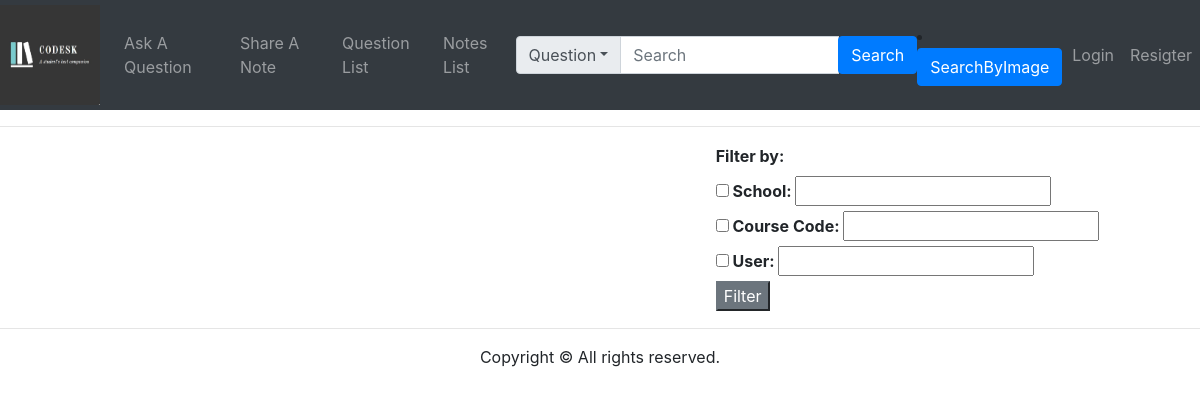
Page /notelist/ on the earlier database version.
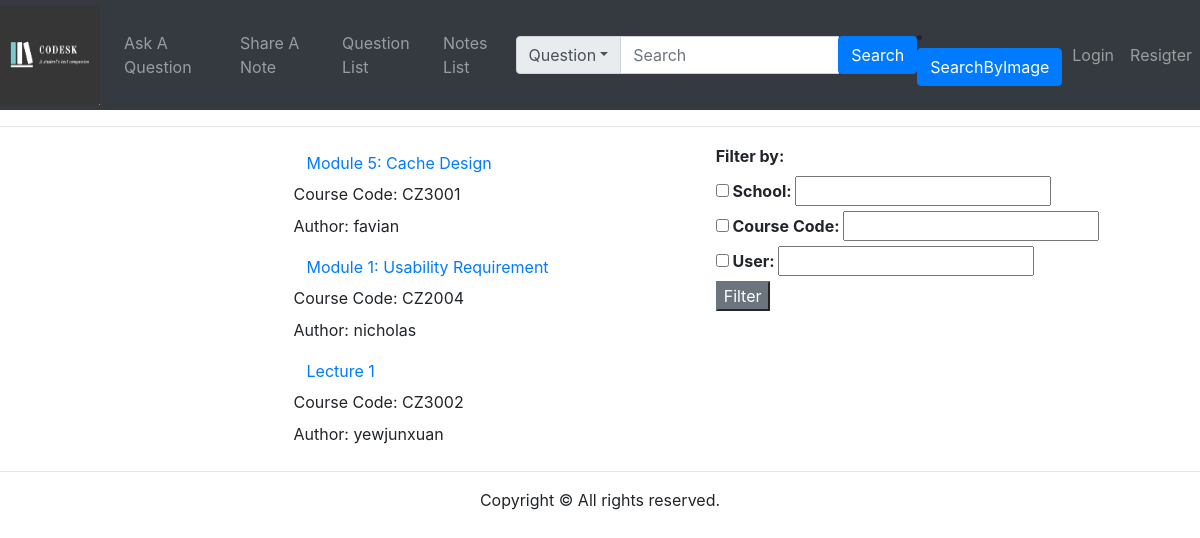
Same page on the later database version.
### accounts/models.py (models this page shows)
class Notes(models.Model):
    coursecode = models.CharField(max_length=8)
    title = models.TextField()
    content = models.TextField()
    date_posted = models.DateField(default=timezone.now)
    votes = models.IntegerField(default='0')
    author = models.ForeignKey(User, on_delete=models.CASCADE)
    def __str__(self):
        return self.content

### note/views.py (the view)
# urls.py: path('notelist/', views.notelist , name='notelist'),
def notelist(request):
    if request.method == "POST":
        if 'searchword' in request.POST:
            context = search.searchbar(request)
            return render(request, 'results.html', context)
    context = search.allnotes(request)
    return render(request, 'notes/notelist.html',  context)

### API/database.py (called while the page is built)
def allNotes():
    return n.objects.all()

### API/search.py (called while the page is built)
def allnotes(request):
    allnote = allNotes()
    context = {'notes': allnote}
    print(context)
    return context

### templates/notes/notelist.html (shortened to what this page needs)
{% extends 'base.html' %}
{% block content %}
<div class="row">
    <div class="col">
        <table style="margin-left:50%; margin-right:auto;" id="notelistTable">
            {% for row in notes %}
                <tr>
                    <td>
                    <form  action= "{% url 'note' %}" method="GET" >
                        <button type="submit" class="btn btn-link" value="{{row.id}}" name ="id">{{row.title}}</button>
                        <br>
                        <label>Course Code: {{row.coursecode}}</label>
                        <br>
                        <label>Author: {{row.author}}</label>
                        <br>
                    </form>
                    </td>
                </tr>
                {% endfor %}
        </table>
    </div>
    <div class="col">
        <table style="margin-left:auto; margin-right:auto;">
            <tr>
                <th>
                    <label> Filter by: </label>
                    <br>
                    <input type="checkbox" id="School">
                    <label>  School: </label>
                    <input type="text" for="School">
                    <br>
                    <input type="checkbox" id="CourseCode">
                    <label>  Course Code: </label>
                    <input type="text" for="CourseCode">
                    <br>
                    <input type="checkbox" id="User">
                    <label>  User: </label>
                    <input type="text" for="User">
                    <br>
                    <button class="btn-secondary" type="submit">Filter</button>
                </th>
            </tr>
        </table>
    </div>
</div>
{% endblock %}

### templates/base.html (shortened to what this page needs)
{% load static %}
<!DOCTYPE html>
<html lang="en">
<head>
    <link rel="stylesheet" href="https://stackpath.bootstrapcdn.com/bootstrap/4.3.1/css/bootstrap.min.css"
>
</head>
<body>
    <nav class="navbar navbar-expand-lg navbar-dark bg-dark static-top flex-md-nowrap flex-wrap p-0">
        <a class="navbar-brand" href="{% url 'home' %}">
          <img src="{% static "/Logo.jpg" %}" width="100" height="100" class="d-inline-block align-top" alt="">
        </a>
        <div class="collapse navbar-collapse" id="navbarSupportedContent">
          <ul class="navbar-nav mr-auto ">
            {% if user.is_authenticated %}
            <li class="nav-item">
              <a class="nav-link" href="{% url 'uploadquestion' %}">Ask A Question</a>
            </li>
            <li class="nav-item">
              <a class="nav-link" href="{% url 'uploadnotes' %}">Share A Note</a>
            </li>
            {% else %}
              <li class="nav-item">
                <a class="nav-link" href="" onclick="notLoggedIn()" >Ask A Question</a>
              </li>
              <li class="nav-item">
                <a class="nav-link" href="" onclick="notLoggedIn()">Share A Note</a>
              </li>
              {% endif %}
              <li class="nav-item">
                <a class="nav-link" href="{% url 'questionlist' %}">Question List</a>
              </li>
            <li class="nav-item">
              <a class="nav-link" href="{% url 'notelist' %}">Notes List</a>
            </li>
          </ul>
          <form style="flex-grow: 1; padding-top: 15px;" name="form1" method="POST">
              <div class="input-group mb-3">
                <div class="input-group-prepend">
                  <div class="input-group-text">
                    <span class="dropdown-toggle" role="button" data-toggle="dropdown" id="ddlv" name="option">Question</span>
                  </div>
                </div>
                <input class="form-control" type="search" placeholder="Search" name="search">
                <div class="input-group-append">
                  <a class="input-group-btn"> <input type="submit" class="btn btn-primary" name="searchword" value="Search"/>{% csrf_token %}</a>
                </div>
              </div>
          </form>
          <li class="nav-item">
            <button type="submit" class="btn btn-primary" name="searchimage" >SearchByImage {% csrf_token %}</button>
          </li>
            <ul class="navbar-nav mr-auto ">
            {% if user.is_authenticated %}
            <li class="nav-item">
              <a class="nav-link" href="{% url 'profile' %}">{{user.username}}</a>
            </li>
            <li class="nav-item">
              <a class="nav-link" href="{% url 'logout' %}">Logout</a>
            </li>
            {% else %}
            <li class="nav-item">
              <a class="nav-link" href="{% url 'userLogin' %}">Login</a>
            </li>
            <li class="nav-item">
              <a class="nav-link" href="{% url 'signup' %}">Resigter</a>
            </li>
            {% endif %}
            </ul>
        </div>
    </nav>
      <hr>
        {% block content %}
        {% endblock %}
        <hr>
      <footer>
        <div class="row">
            <div class="col-lg-12">
                <div class="text-center">
                    Copyright &copy; All rights reserved.
                </div>
            </div>
        </div>
    </footer>
</body>
</html>

### templates/base.html (style rules this page uses)
body { overflow-x: hidden; }

Differences in the rows shown:
added Notes: {{ row.id }} 1 (drawn), title "Module 5: Cache Design", coursecode "CZ3001", author "favian"
added Notes: {{ row.id }} 2 (drawn), title "Module 1: Usability Requirement", coursecode "CZ2004", author "nicholas"
added Notes: {{ row.id }} 3 (drawn), title "Lecture 1", coursecode "CZ3002", author "yewjunxuan"
